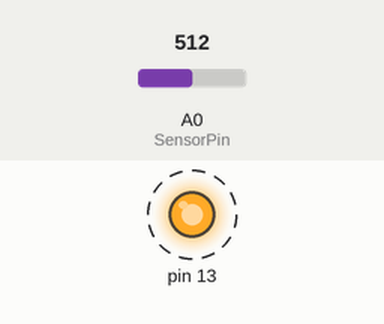
Recording of a sketch running on a simulated Arduino Uno, built with avr-gcc and run on an emulated ATmega328P. Shown: output pins drawn as LEDs (lit = HIGH). Dashed ring = blinking. The test bench sets the inputs (shaded band); at power-on: A0 (SensorPin) = 512. What the sketch prints to the serial monitor is not drawn.

Above: at 0.5 s.
Timing chart, 0 to 3.0 s (numbered marks = the images above):
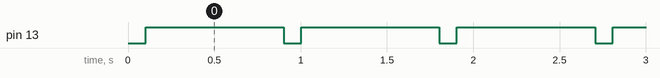

The sketch:

PHSensing.ino
```cpp
// definition of variables
#define SensorPin A0          // the pH meter Analog output is connected with A0 pin of arduino
unsigned long int avgValue;  // store average value of PH sensor feedback
float b;
int buf[10];
int temp;

int ph;

void setup() {
  pinMode(13,OUTPUT);

  // setup serial monitor
  Serial.begin(9600);
  Serial.println("Ready");
}

void loop() {

  for(int i = 0; i < 10; i++) {     // get 10 sample value from the sensor for smooth the value
    buf[i]=analogRead(SensorPin);
    delay(10);
  }

  for(int i = 0; i < 9; i++) { // sort the analog from small to large

    for(int j = i + 1; j<10; j++) {

      if(buf[i] > buf[j]) {
        temp = buf[i];
        buf[i] = buf[j];
        buf[j] = temp;
      }

    }

  }

  avgValue=0;

  for(int i=2; i<8; i++) {                     //take the average value of 6 center sample
    avgValue += buf[i];
  }

  float phValue = (float) avgValue*5.0/1024/6; //convert the analog into millivolt
  phValue = 3.5 * phValue;                      //convert the millivolt into pH value
  Serial.print("    pH:");
  Serial.print(phValue, 2);
  Serial.println(" ");
  digitalWrite(13, HIGH);
  delay(800);
  digitalWrite(13, LOW);

  // or store it in a variable
  ph = (int) phValue;

}
```

Measured:
- by itself, pin 13: alternates HIGH for 0.80 s and LOW for 0.10 s
